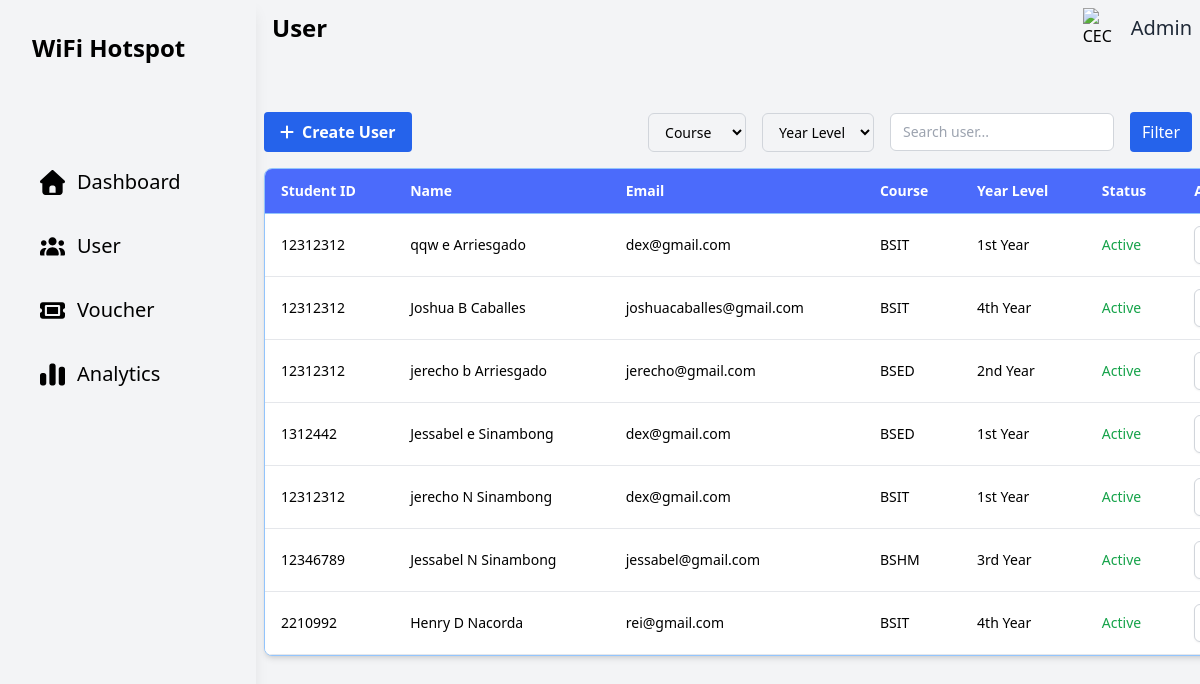
Page /php/User.php on the earlier database version.
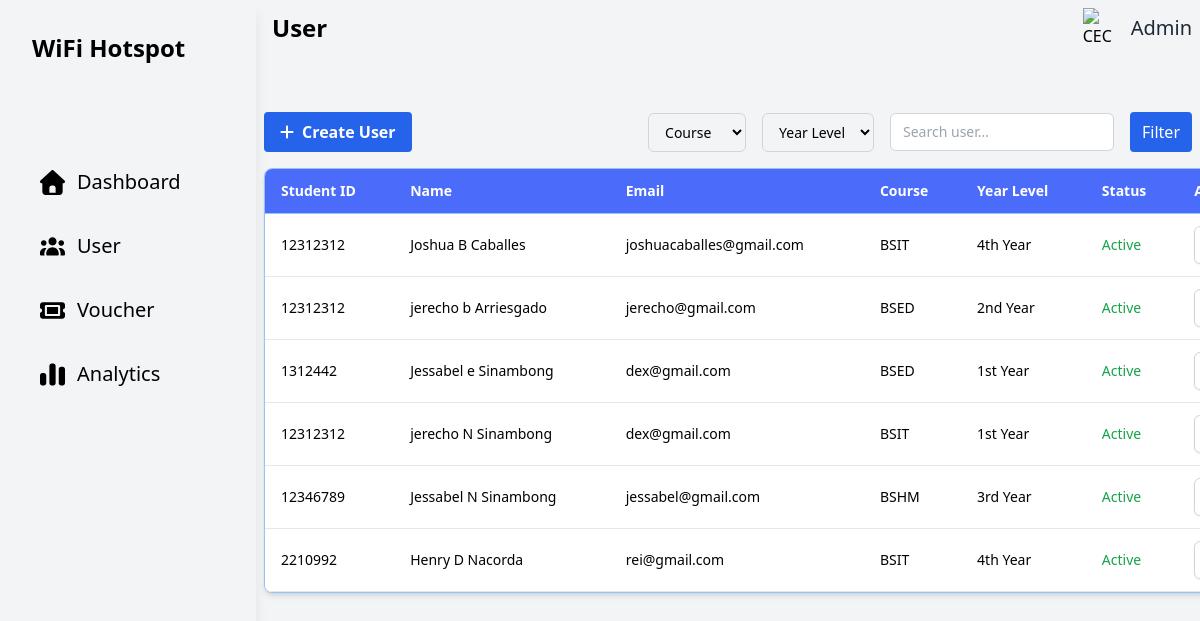
Same page on the later database version.
### tables this page shows
CREATE TABLE `users_profile` (
  `user_id` int(11) NOT NULL,
  `school_id` varchar(50) DEFAULT NULL,
  `first_name` varchar(50) DEFAULT NULL,
  `middle_name` varchar(10) DEFAULT NULL,
  `last_name` varchar(50) DEFAULT NULL,
  `gmail` varchar(100) DEFAULT NULL,
  `contact_number` varchar(20) DEFAULT NULL,
  `course_name` varchar(50) DEFAULT NULL,
  `year_level` varchar(50) DEFAULT NULL,
  `gender` varchar(20) DEFAULT NULL,
  `user_type` varchar(20) DEFAULT NULL,
  `voucher_code` varchar(100) DEFAULT NULL,
  `password_generated` varchar(255) DEFAULT NULL,
  `status` varchar(20) DEFAULT 'Active',
  `created_at` timestamp NOT NULL DEFAULT current_timestamp()
);

### php/User.php (the view, shortened to what the changed rows need)
<?php
require 'db.php';
$sql = "SELECT * FROM users_profile WHERE 1=1";
$params = [];
$sql .= " ORDER BY user_id DESC";
$stmt = $pdo->prepare($sql);
$stmt->execute($params);
$users = $stmt->fetchAll();
?>
<!DOCTYPE html>
<html lang="en">
<head>
  <link href="https://cdnjs.cloudflare.com/ajax/libs/font-awesome/6.5.2/css/all.min.css" rel="stylesheet">
  <script src="../css/tailwind.css"></script>
</head>
<body class="bg-gray-100 h-screen">
  <div class="flex">
    <div class="w-64 bg-gray h-screen p-8 text-white shadow-lg fixed">
      <div class="flex items-center space-x-2 mb-24">
        <h1 class="text-2xl font-semibold text-black">WiFi Hotspot</h1>
      </div>
    </div>
    <div class="ml-64 h-screen overflow-x-hidden p-2">
      <div class="flex justify-between items-center mb-16">
        <h1 class="text-2xl font-semibold text-black pl-2">User</h1>
      </div>
    </div>
    <div class="w-[1080px] bg-white shadow-md rounded-lg overflow-hidden border border-blue-300 mt-4">
      <div class="">
        <table class="min-w-full border-collapse">
          <thead class="bg-[#4B6BFB] text-white sticky top-0 z-10">
            <tr>
              <th class="px-4 py-3 text-left text-sm font-semibold border-b border-blue-300">Student ID</th>
              <th class="px-4 py-3 text-left text-sm font-semibold border-b border-blue-300">Name</th>
              <th class="px-4 py-3 text-left text-sm font-semibold border-b border-blue-300">Email</th>
              <th class="px-4 py-3 text-left text-sm font-semibold border-b border-blue-300">Course</th>
              <th class="px-4 py-3 text-left text-sm font-semibold border-b border-blue-300">Year Level</th>
              <th class="px-4 py-3 text-left text-sm font-semibold border-b border-blue-300">Status</th>
              <th class="px-4 py-3 text-left text-sm font-semibold border-b border-blue-300">Action</th>
            </tr>
          </thead>
          <tbody class="bg-white">
            <?php foreach ($users as $u): ?>
              <tr class="hover:bg-gray-100 border-b border-gray-200 group relatives">
                <td class="px-4 py-3 text-sm"><?= htmlentities($u['school_id']) ?></td>
                <td class="px-4 py-3 text-sm">
                  <?= htmlentities($u['first_name'] . ' ' . ($u['middle_name'] ? $u['middle_name'] . ' ' : '') . $u['last_name']) ?>
                </td>
                <td class="px-4 py-3 text-sm"><?= htmlentities($u['gmail']) ?></td>
                <td class="px-4 py-3 text-sm"><?= htmlentities($u['course_name']) ?></td>
                <td class="px-4 py-3 text-sm"><?= htmlentities($u['year_level']) ?></td>
                <td class="px-4 py-3 text-sm <?= $u['status'] === 'Active' ? 'text-green-600' : 'text-red-600' ?>">
                  <?= htmlentities($u['status']) ?>
                </td>
                <td class="px-4 py-3 text-sm ">
                  <div class="relative inline-block text-left">
                    <button type="button"
                      class="inline-flex justify-center w-full rounded-md border border-gray-300 shadow-sm px-4 py-2 bg-white text-sm font-medium text-gray-700 hover:bg-gray-50 focus:outline-none"
                      id="dropdownButton<?= $u['user_id'] ?>" aria-expanded="true" aria-haspopup="true"
                      onclick="toggleDropdown(<?= $u['user_id'] ?>)">
                    </button>
                  </div>
                </td>
              </tr>
            <?php endforeach; ?>
          </tbody>
        </table>
      </div>
    </div>
  </div>
</body>
</html>

Differences in the rows shown:
removed users_profile: school "12312312", first_name+middle_name+last_name "qqw e Arriesgado", gmail "dex@gmail.com", course_name "BSIT", year_level "1st Year", status "Active"
